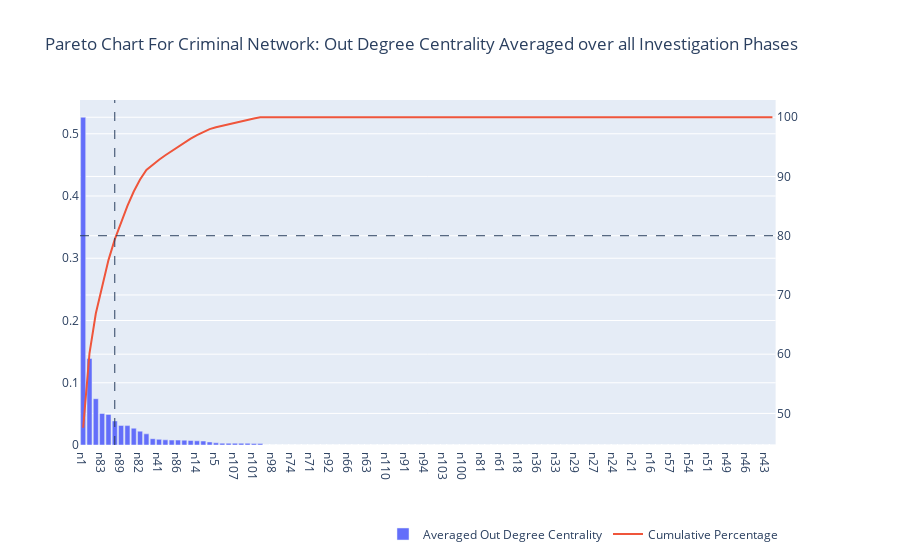

The notebook cell this image was saved under:
### Code cell
fig = make_subplots(specs=[[{"secondary_y": True}]])
fig.add_trace(
    go.Bar(
        x = dc_frame.player,
        y = dc_frame.averaged_out_degree_centrality,
        name = "Averaged Out Degree Centrality"
    ),
    secondary_y = False
)
fig.add_trace(
    go.Scatter(
        x = dc_frame.player,
        y = dc_frame.cumulative_percent,
        name = "Cumulative Percentage"
    ),
    secondary_y = True
)
fig.add_hline(
    y = 80,
    secondary_y = True,
    line_width=1,
    line_dash="dash"
)
fig.add_vline(
    x = 'n76',
    secondary_y = True,
    line_width=1,
    line_dash="dash"
)
fig.update_layout(legend=dict(
    orientation="h",
    # entrywidth=70,
    yanchor="bottom",
    y=-0.3,
    xanchor="right",
    x=0.95
))
fig.update_layout(
    title_text = "Pareto Chart For Criminal Network: Out Degree Centrality Averaged over all Investigation Phases"
)
fig.show()

### Figure 1 — Plotly figure (JSON) as saved in the notebook; plotly's stock layout.template omitted (floating-point values rounded to 4 significant figures)
{"data": [{"name": "Averaged Out Degree Centrality", "type": "bar", "x": ["n1", "n3", "n12", "n83", "n87", "n76", "n89", "n88", "n85", "n82", "n37", "n2", "n41", "n11", "n8", "n86", "n96", "n79", "n14", "n13", "n78", "n5", "n32", "n4", "n107", "n84", "n7", "n101", "n19", "n93", "n98", "n15", "n75", "n74", "n73", "n72", "n71", "n70", "n69", "n92", "n68", "n67", "n66", "n65", "n64", "n63", "n62", "n77", "n110", "n109", "n108", "n91", "n90", "n9", "n94", "n102", "n95", "n103", "n104", "n105", "n100", "n106", "n97", "n81", "n60", "n80", "n61", "n6", "n20", "n18", "n38", "n17", "n36", "n35", "n34", "n33", "n31", "n30", "n29", "n59", "n28", "n27", "n26", "n25", "n24", "n23", "n22", "n21", "n39", "n40", "n16", "n42", "n58", "n57", "n56", "n55", "n54", "n53", "n52", "n51", "n50", "n10", "n49", "n48", "n47", "n46", "n45", "n44", "n43", "n99"], "xaxis": "x", "y": [0.5265, 0.1391, 0.07436, 0.0506, 0.04915, 0.03864, 0.03144, 0.03115, 0.02699, 0.02227, 0.0179, 0.01012, 0.009091, 0.008311, 0.007899, 0.007899, 0.007782, 0.0073, 0.006707, 0.006337, 0.00487, 0.003497, 0.002933, 0.002841, 0.002841, 0.002841, 0.002755, 0.002273, 0.002217, 0, 0, 0, 0, 0, 0, 0, 0, 0, 0, 0, 0, 0, 0, 0, 0, 0, 0, 0, 0, 0, 0, 0, 0, 0, 0, 0, 0, 0, 0, 0, 0, 0, 0, 0, 0, 0, 0, 0, 0, 0, 0, 0, 0, 0, 0, 0, 0, 0, 0, 0, 0, 0, 0, 0, 0, 0, 0, 0, 0, 0, 0, 0, 0, 0, 0, 0, 0, 0, 0, 0, 0, 0, 0, 0, 0, 0, 0, 0, 0, 0], "yaxis": "y"}, {"name": "Cumulative Percentage", "type": "scatter", "x": ["n1", "n3", "n12", "n83", "n87", "n76", "n89", "n88", "n85", "n82", "n37", "n2", "n41", "n11", "n8", "n86", "n96", "n79", "n14", "n13", "n78", "n5", "n32", "n4", "n107", "n84", "n7", "n101", "n19", "n93", "n98", "n15", "n75", "n74", "n73", "n72", "n71", "n70", "n69", "n92", "n68", "n67", "n66", "n65", "n64", "n63", "n62", "n77", "n110", "n109", "n108", "n91", "n90", "n9", "n94", "n102", "n95", "n103", "n104", "n105", "n100", "n106", "n97", "n81", "n60", "n80", "n61", "n6", "n20", "n18", "n38", "n17", "n36", "n35", "n34", "n33", "n31", "n30", "n29", "n59", "n28", "n27", "n26", "n25", "n24", "n23", "n22", "n21", "n39", "n40", "n16", "n42", "n58", "n57", "n56", "n55", "n54", "n53", "n52", "n51", "n50", "n10", "n49", "n48", "n47", "n46", "n45", "n44", "n43", "n99"], "xaxis": "x", "y": [47.58, 60.15, 66.87, 71.44, 75.88, 79.37, 82.21, 85.03, 87.47, 89.48, 91.1, 92.01, 92.83, 93.58, 94.3, 95.01, 95.72, 96.38, 96.98, 97.55, 97.99, 98.31, 98.58, 98.83, 99.09, 99.35, 99.59, 99.8, 100.0, 100.0, 100.0, 100.0, 100.0, 100.0, 100.0, 100.0, 100.0, 100.0, 100.0, 100.0, 100.0, 100.0, 100.0, 100.0, 100.0, 100.0, 100.0, 100.0, 100.0, 100.0, 100.0, 100.0, 100.0, 100.0, 100.0, 100.0, 100.0, 100.0, 100.0, 100.0, 100.0, 100.0, 100.0, 100.0, 100.0, 100.0, 100.0, 100.0, 100.0, 100.0, 100.0, 100.0, 100.0, 100.0, 100.0, 100.0, 100.0, 100.0, 100.0, 100.0, 100.0, 100.0, 100.0, 100.0, 100.0, 100.0, 100.0, 100.0, 100.0, 100.0, 100.0, 100.0, 100.0, 100.0, 100.0, 100.0, 100.0, 100.0, 100.0, 100.0, 100.0, 100.0, 100.0, 100.0, 100.0, 100.0, 100.0, 100.0, 100.0, 100.0], "yaxis": "y2"}], "layout": {"legend": {"orientation": "h", "x": 0.95, "xanchor": "right", "y": -0.3, "yanchor": "bottom"}, "shapes": [{"line": {"dash": "dash", "width": 1}, "type": "line", "x0": 0, "x1": 1, "xref": "x domain", "y0": 80, "y1": 80, "yref": "y2"}, {"line": {"dash": "dash", "width": 1}, "type": "line", "x0": "n76", "x1": "n76", "xref": "x", "y0": 0, "y1": 1, "yref": "y2 domain"}], "title": {"text": "Pareto Chart For Criminal Network: Out Degree Centrality Averaged over all Investigation Phases"}, "xaxis": {"anchor": "y", "domain": [0, 0.94]}, "yaxis": {"anchor": "x", "domain": [0, 1]}, "yaxis2": {"anchor": "x", "overlaying": "y", "side": "right"}}}
